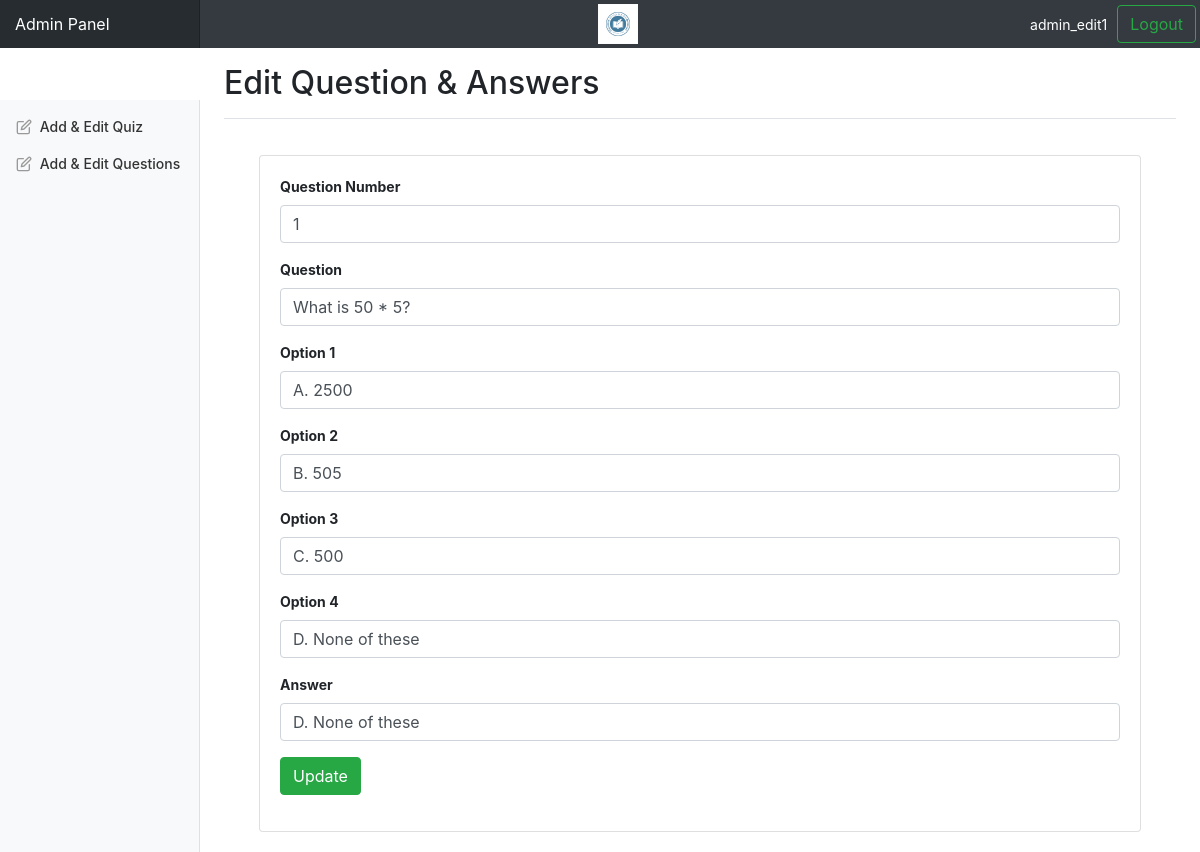
/admin/edit_option.php?id=3&quiz_id=1 (signed in), run on the app's committed database.
### tables this page shows
CREATE TABLE `questions` (
  `id` int(5) NOT NULL,
  `question_no` varchar(5) NOT NULL,
  `question` varchar(500) NOT NULL,
  `option1` varchar(100) NOT NULL,
  `option2` varchar(100) NOT NULL,
  `option3` varchar(100) NOT NULL,
  `option4` varchar(100) NOT NULL,
  `answer` varchar(100) NOT NULL,
  `category` varchar(50) NOT NULL
);

### admin/edit_option.php (the view, shortened to what this page needs)
<?php
include "../includes/admin_dashboard_header.php";
include "../includes/db_connection.php";
$id = $_GET["id"];
$question = "";
$question_number = "";
$option2 = "";
$option3 = "";
$option1 = "";
$answer = "";
$query = "SELECT * FROM questions WHERE id=$id";
$query_run = mysqli_query($connection, $query);
while ($row = mysqli_fetch_array($query_run)) {
    $question = $row["question"];
    $question_number = $row["question_no"];
    $option1 = $row["option1"];
    $option2 = $row["option2"];
    $option3 = $row["option3"];
    $option4 = $row["option4"];
    $answer = $row["answer"];
}
?>
<main role="main" class="col-md-9 ml-sm-auto col-lg-10 pt-3 px-4">
    <div class="d-flex justify-content-between flex-wrap flex-md-nowrap align-items-center pb-2 mb-3 border-bottom">
        <h1 class="h2">Edit Question & Answers</h1>
    </div>
    <div class="card-body">
        <div class="col-lg-12">
            <form name="edit_question_form" action="" method="post">
                <div class="card">
                    <div class="card-body card-block">
                        <div class="form-group">
                            <label class=" form-control-label"><strong>Question Number</strong></label>
                            <input type="text" name="question_number" class="form-control" value="<?php echo $question_number; ?>">
                        </div>
                        <div class="form-group">
                            <label class=" form-control-label"><strong>Question</strong></label>
                            <input type="text" name="question" class="form-control" value="<?php echo $question; ?>">
                        </div>
                        <div class="form-group">
                            <label class=" form-control-label"><strong>Option 1</strong></label>
                            <input type="text" name="option_1" class="form-control" value="<?php echo $option1; ?>">
                        </div>
                        <div class="form-group">
                            <label class=" form-control-label"><strong>Option 2</strong></label>
                            <input type="text" name="option_2" class="form-control" value="<?php echo $option2; ?>">
                        </div>
                        <div class="form-group">
                            <label class=" form-control-label"><strong>Option 3</strong></label>
                            <input type="text" name="option_3" class="form-control" value="<?php echo $option3; ?>">
                        </div>
                        <div class="form-group">
                            <label class=" form-control-label"><strong>Option 4</strong></label>
                            <input type="text" name="option_4" class="form-control" value="<?php echo $option4; ?>">
                        </div>
                        <div class="form-group">
                            <label class=" form-control-label"><strong>Answer</strong></label>
                            <input type="text" name="answer" class="form-control" value="<?php echo $answer; ?>">
                        </div>
                        <div class="form-group">
                            <input type="submit" name="update_question" value="Update" class="btn btn-success">
                        </div>
                    </div>
                </div>
            </form>
        </div>
    </div>
</main>
</body>
</html>

### css/admin_dashboard.css (style rules this page uses)
body { font-size: .875rem; }
.border-bottom { border-bottom: 1px solid #e5e5e5; }

### data on the page
questions: question_number "1", question "What is 50 * 5?", option_1 "A. 2500", option_2 "B. 505", option_3 "C. 500", option_4 "D. None of these", answer "D. None of these"

### other printed values
$_SESSION['username'] "admin_edit1"
